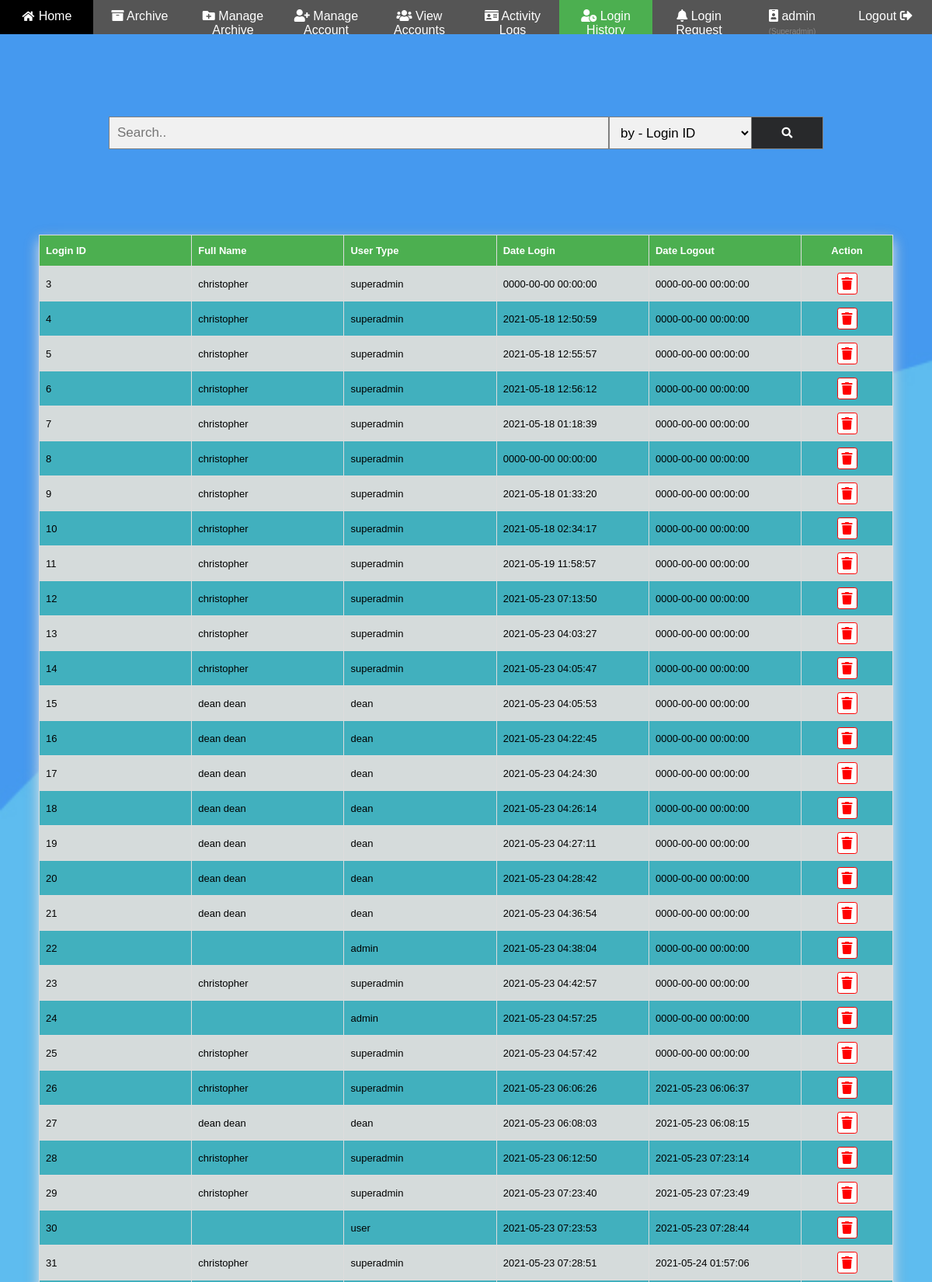
The page /loginhistory.php (signed in, upper part) on the database its author committed.
### tables this page shows
CREATE TABLE `loginhistory` (
  `login_id` int(255) NOT NULL,
  `user_id` int(255) NOT NULL,
  `date_login` datetime NOT NULL,
  `date_logout` datetime NOT NULL
);

CREATE TABLE `users` (
  `UserID` int(255) NOT NULL,
  `Username` varchar(255) NOT NULL,
  `Password` varchar(255) NOT NULL,
  `Fullname` varchar(255) NOT NULL,
  `College` varchar(255) NOT NULL,
  `UserType` varchar(10) NOT NULL,
  `Perms` int(2) NOT NULL
);

### www/loginhistory.php (the view, shortened to what this page needs)
<?php
$connect = connectdb();
    $sql = "SELECT loginhistory.login_id as Login_ID, users.Fullname as FullName, users.UserType as UserType, loginhistory.date_login as Date_Login, loginhistory.date_logout AS Date_Logout FROM loginhistory JOIN users ON loginhistory.user_id = users.UserID ORDER BY loginhistory.login_id";
    $result = $connect->query($sql);
?>
<!DOCTYPE html>
<html>
<head>
    <link rel="stylesheet" href="css/style.css" />
    <link rel="stylesheet" href="https://use.fontawesome.com/releases/v5.15.3/css/all.css">
</head>
<body>
    <nav>
      <div class="navbar">
         <a href="dashboard.php" class=""><i class="fa fa-fw fa-home"></i> Home</a>
         <a href="archive.php" class=""><i class="fas fa-archive"></i> Archive</a>
         <?php
            if ($_SESSION['cuser']['UserType'] == 'admin' || $_SESSION['cuser']['UserType'] == 'superadmin' ) {
                ?>
                <a href="managearchive.php" class=""><i class="fas fa-folder-plus"></i> Manage Archive</a>
                <?php
            }
            if ($_SESSION['cuser']['UserType'] == 'superadmin' ) {
                ?>
                <a href="manageaccount.php" class=""><i class="fas fa-user-plus"></i> Manage Account</a>
                <a href="view.php"><i class="fas fa-users"></i> View Accounts</a>
                <a href="activitylogs.php" class=""><i class="fas fa-id-card"></i>  Activity Logs</a>
                <a href="loginhistory.php" class="active" ><i class="fas fa-user-clock"></i> Login History</a>
                <a href="notification.php" class="" ><i class="fas fa-bell"></i> Login Request</a>
                <?php
            }
         ?>
         <a href="logout.php" style="float: right;">Logout <i class="fas fa-sign-out-alt"></i></a>
         <a href="#" style="float: right;"><i class="fas fa-id-badge"></i> <?php echo $_SESSION['cuser']['Username']; ?><span  style="color: #888; font-size: 10px;"> (<?php echo ucfirst($_SESSION['cuser']['UserType']); ?>)</span></a>
      </div>
    </nav>
    <section>
        <form action="" method="POST" class="searchform" style="max-width:85%">
            <input id="Gosearch" type="text" placeholder="Search.." name="search">
            <select name="taskOption" id="entityID">
                <option value="Login_ID">by -&nbsp;Login ID</option>
            </select>
            <button class="searchbtn" type="submit" name="searchAccount"><i class="fa fa-search"></i></button>
        </form>
   </section>
   <section class="table-container">
        <table id="customers">
            <thead>
                <tr>
                    <th>Login ID</th>
                    <th>Full Name</th>
                    <th>User Type</th>
                    <th>Date Login</th>
                    <th>Date Logout</th>
                    <th style="text-align: center; width:3%;">Action</th>
                </tr>
            </thead>
            <tbody>
            <?php
                    if (isset($_POST['search']) && !$_POST['search']){
                        $sql = "SELECT loginhistory.login_id as Login_ID, users.Fullname as FullName, users.UserType as UserType, loginhistory.date_login as Date_Login, loginhistory.date_logout AS Date_Logout FROM loginhistory JOIN users ON loginhistory.user_id = users.UserID ORDER BY loginhistory.login_id";
                        $query = mysqli_query($connect, $sql);
                        while($row = mysqli_fetch_array($query)){ ?>
                        <tr>
                            <td><?php echo $row['Login_ID']; ?></td>
                            <td><?php echo $row['FullName']; ?></td>
                            <td><?php echo $row['UserType']; ?></td>
                            <td><?php echo $row['Date_Login']; ?></td>
                            <td><?php echo $row['Date_Logout']; ?></td>
                        <td style="text-align: center; width:3%;"><a title="delete" href="#" onclick="javascript: deleteAccount(<?php echo $row['login_id']; ?>)"><i class="fas fa-trash"></i></a></td>
                        </tr>
                 <?php }} else {
                    while($row = mysqli_fetch_array($result)){ ?>
                        <tr>
                            <td><?php echo $row['Login_ID']; ?></td>
                            <td><?php echo $row['FullName']  ; ?></td>
                            <td><?php echo $row['UserType']  ; ?></td>
                            <td><?php echo $row['Date_Login']; ?></td>
                            <td><?php echo $row['Date_Logout']; ?></td>
                        <td style="text-align: center; width:3%;"><a title="delete" href="#" onclick="javascript: deleteAccount(<?php echo $row['login_id']; ?>)"><i class="fas fa-trash"></i></a></td>
                        </tr>
                <?php }}?>
            </tbody>
        </table>
    </section>
</body>
</html>

### www/css/style.css (style rules this page uses)
body { display: block; margin: 0; font-family: Arial, Sans-Serif; }
* { box-sizing: border-box; }
body { background-image: url(../images/bluebg.jpg); background-color: #cccccc; background-repeat: no-repeat; background-size: cover; }
:root { --blue: #4099ff; --indigo: #6610f2; --purple: #6f42c1; --pink: #e83e8c; --red: #FF5370; --orange: #fd7e14; --yellow: #FFB64D; --green: #2ed8b6; --teal: #20c997; --cyan: #00bcd4; --white: #fff; --gray: #6c757d; --gray-dark: #343a40; --primary: #4099ff; --secondary: #6c757d; --success: #2ed8b6; --info: #00bcd4; --warning: #FFB64D; --danger: #FF5370; --light: #f8f9fa; --dark: #343a40; --breakpoint-xs: 0; --breakpoint-sm: 576px; --breakpoint-md: 768px; --breakpoint-lg: 992px; --breakpoint-xl: 1200px; --font-family-sans-serif: "Poppins", sans-serif; --font-family-monospace: SFMono-Regular, Menlo, Monaco, Consolas, "Liberation Mono", "Courier New", monospace; }
.navbar { width: 100%; background-color: #555; overflow: auto; text-align: center; position: fixed; }
.navbar a { float: left; padding: 12px; color: white; text-decoration: none; font-size: 16px; width: 10%; height: 44px; }
.navbar a:nth-child(8) { border-right: unset; }
.active { background-color: #4CAF50; }
form.searchform { margin: auto; padding: 150px 50px 0 50px; }
form.searchform input[type=text] { padding: 10px; font-size: 17px; border: 1px solid grey; float: left; width: 70%; background: #f1f1f1; }
form.searchform select { padding: 10px; font-size: 17px; border: 1px solid grey; float: left; width: 20%; background: #f1f1f1; height: 42px; }
form.searchform button { float: left; width: 10%; padding: 10px; background: #28292b; color: white; font-size: 17px; border: 1px solid grey; border-left: none; cursor: pointer; height: 42px; }
form.searchform::after { content: ""; clear: both; display: table; }
.table-container { width: 100%; margin: auto; padding: 110px 50px 50px 50px; }
#customers { font-family: Arial, Helvetica, sans-serif; font-size: 13px; border-collapse: collapse; width: 100%; box-shadow: 0 8px 16px 1px rgba(255, 255, 255, .8), 0 6px 20px 0 rgba(0, 0, 0, 0.19); height: 50%; table-layout: fixed; word-break: break-all; }
#customers td, #customers th { font-size: 13px; border: 1px solid #ddd; padding: 8px; word-break: break-all; width: 5%; }
#customers tr:nth-child(even) { background-color: #41b0be; }
#customers tr:nth-child(odd) { background-color: #d5dbdb; }
#customers th { padding-top: 12px; padding-bottom: 12px; text-align: left; background-color: #4CAF50; color: white; }
.fas { color: white; font-size: 16px; }
.fa { font-size: 50px; user-select: none; }
.fa { display: inline-block; font: normal normal normal 14px/1 FontAwesome; text-rendering: auto; -webkit-font-smoothing: antialiased; }
.fa-trash { color: red; border: 1px red solid; padding: 5px; border-radius: .2rem; background-color: #fff; }

### rows shown on the page
loginhistory: login_id "3", user.Fullname "christopher", user.UserType "superadmin", date_login "0000-00-00 00:00:00", date_logout "0000-00-00 00:00:00"
loginhistory: login_id "4", user.Fullname "christopher", user.UserType "superadmin", date_login "2021-05-18 12:50:59", date_logout "0000-00-00 00:00:00"
loginhistory: login_id "5", user.Fullname "christopher", user.UserType "superadmin", date_login "2021-05-18 12:55:57", date_logout "0000-00-00 00:00:00"
loginhistory: login_id "6", user.Fullname "christopher", user.UserType "superadmin", date_login "2021-05-18 12:56:12", date_logout "0000-00-00 00:00:00"
loginhistory: login_id "7", user.Fullname "christopher", user.UserType "superadmin", date_login "2021-05-18 01:18:39", date_logout "0000-00-00 00:00:00"
loginhistory: login_id "8", user.Fullname "christopher", user.UserType "superadmin", date_login "0000-00-00 00:00:00", date_logout "0000-00-00 00:00:00"
loginhistory: login_id "9", user.Fullname "christopher", user.UserType "superadmin", date_login "2021-05-18 01:33:20", date_logout "0000-00-00 00:00:00"
loginhistory: login_id "10", user.Fullname "christopher", user.UserType "superadmin", date_login "2021-05-18 02:34:17", date_logout "0000-00-00 00:00:00"
loginhistory: login_id "11", user.Fullname "christopher", user.UserType "superadmin", date_login "2021-05-19 11:58:57", date_logout "0000-00-00 00:00:00"
loginhistory: login_id "12", user.Fullname "christopher", user.UserType "superadmin", date_login "2021-05-23 07:13:50", date_logout "0000-00-00 00:00:00"
loginhistory: login_id "13", user.Fullname "christopher", user.UserType "superadmin", date_login "2021-05-23 04:03:27", date_logout "0000-00-00 00:00:00"
loginhistory: login_id "14", user.Fullname "christopher", user.UserType "superadmin", date_login "2021-05-23 04:05:47", date_logout "0000-00-00 00:00:00"
loginhistory: login_id "15", user.Fullname "dean dean", user.UserType "dean", date_login "2021-05-23 04:05:53", date_logout "0000-00-00 00:00:00"
loginhistory: login_id "16", user.Fullname "dean dean", user.UserType "dean", date_login "2021-05-23 04:22:45", date_logout "0000-00-00 00:00:00"
loginhistory: login_id "17", user.Fullname "dean dean", user.UserType "dean", date_login "2021-05-23 04:24:30", date_logout "0000-00-00 00:00:00"
loginhistory: login_id "18", user.Fullname "dean dean", user.UserType "dean", date_login "2021-05-23 04:26:14", date_logout "0000-00-00 00:00:00"
loginhistory: login_id "19", user.Fullname "dean dean", user.UserType "dean", date_login "2021-05-23 04:27:11", date_logout "0000-00-00 00:00:00"
loginhistory: login_id "20", user.Fullname "dean dean", user.UserType "dean", date_login "2021-05-23 04:28:42", date_logout "0000-00-00 00:00:00"
loginhistory: login_id "21", user.Fullname "dean dean", user.UserType "dean", date_login "2021-05-23 04:36:54", date_logout "0000-00-00 00:00:00"
loginhistory: login_id "22", user.UserType "admin", date_login "2021-05-23 04:38:04", date_logout "0000-00-00 00:00:00"
loginhistory: login_id "23", user.Fullname "christopher", user.UserType "superadmin", date_login "2021-05-23 04:42:57", date_logout "0000-00-00 00:00:00"
loginhistory: login_id "24", user.UserType "admin", date_login "2021-05-23 04:57:25", date_logout "0000-00-00 00:00:00"
loginhistory: login_id "25", user.Fullname "christopher", user.UserType "superadmin", date_login "2021-05-23 04:57:42", date_logout "0000-00-00 00:00:00"
loginhistory: login_id "26", user.Fullname "christopher", user.UserType "superadmin", date_login "2021-05-23 06:06:26", date_logout "2021-05-23 06:06:37"
loginhistory: login_id "27", user.Fullname "dean dean", user.UserType "dean", date_login "2021-05-23 06:08:03", date_logout "2021-05-23 06:08:15"
loginhistory: login_id "28", user.Fullname "christopher", user.UserType "superadmin", date_login "2021-05-23 06:12:50", date_logout "2021-05-23 07:23:14"
loginhistory: login_id "29", user.Fullname "christopher", user.UserType "superadmin", date_login "2021-05-23 07:23:40", date_logout "2021-05-23 07:23:49"
loginhistory: login_id "30", user.UserType "user", date_login "2021-05-23 07:23:53", date_logout "2021-05-23 07:28:44"
loginhistory: login_id "31", user.Fullname "christopher", user.UserType "superadmin", date_login "2021-05-23 07:28:51", date_logout "2021-05-24 01:57:06"

### other values the page prints
$_SESSION['cuser']['Username'] "admin"
$_SESSION['cuser']['UserType'] "Superadmin"
